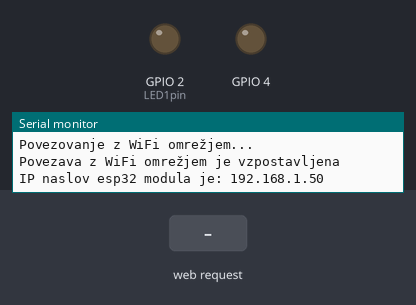
Recording of a program running on a simulated ESP32. Shown: output pins drawn as LEDs (lit = HIGH), the last lines printed to the serial monitor. The inputs (shaded band) are chosen by the test bench. WiFi joins after 1.5 s; servers stay silent unless stated.

Above: at 4.2 s.
4.3 s: HTTP request GET /1 received
At 4.6 s:
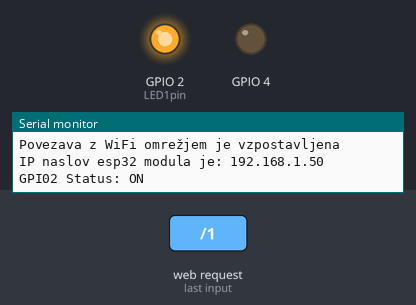
5.8 s: HTTP request GET /0 received
At 6.9 s:
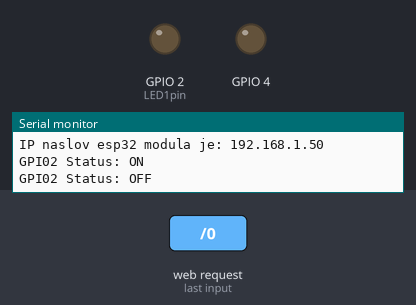
Timing chart, 0 to 8.8 s (numbered marks = the images above; inputs shaded):
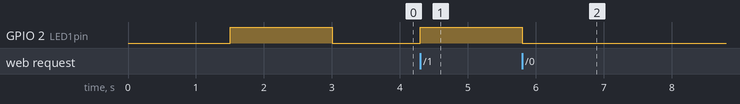

The program:

main.cpp
```cpp
#include <Arduino.h>
#include "WiFi.h"
#include "WebServer.h"

const char* ssid = "kresilnik";
const char* password = "bled2024";

WebServer server (80);
uint8_t LED1pin=2;
bool LED1status=LOW;
// vsebina HTML strani, ki se bo posredovala iz nasega esp32 spletnega streznika na
// brskalnik klienta, tu lahko dodamo tudi CSS
// nasa spletna stran bo spravljena v spremenljivki HTML tipa string

String HTML1 = "<!DOCTYPE html>\n\
<html lang='sl'>\n\
<head>\n\
    <meta charset='UTF-8'>\n\
    <meta name='viewport' content='width=device-width, initial-scale=1.0'>\n\
    <title>esp32</title>\n\
</head>\n\
<body>\n\
    <h1>Prejet ukaz za vklop LED diode</h1>\n\
</body>\n\
</html>\n\
";

String HTML0 = "<!DOCTYPE html>\n\
<html lang='sl'>\n\
<head>\n\
    <meta charset='UTF-8'>\n\
    <meta name='viewport' content='width=device-width, initial-scale=1.0'>\n\
    <title>esp32</title>\n\
</head>\n\
<body>\n\
    <h1>Prejet ukaz za izklop LED diode</h1>\n\
</body>\n\
</html>\n\
";

String HTML3 = "<!DOCTYPE html>\n\
<html lang='sl'>\n\
<head>\n\
    <meta charset='UTF-8'>\n\
    <meta name='viewport' content='width=device-width, initial-scale=1.0'>\n\
    <title>esp32</title>\n\
</head>\n\
<body>\n\
    <h1>Strežnik je zagnan. V brskalnik vpišete http://192.168.1.147/1 ali http://192.168.1.147/0, t.j. /1 ali /0 na koncu. Uporabimo http ne https (brez s)</h1>\n\
</body>\n\
</html>\n\
";
void handle_root(){
  server.send(200, "text/html;charset=utf-8", HTML3);
}

void handle_1() {
  LED1status=HIGH;
  Serial.println("GPI02 Status: ON");
  server.send(200, "text/html", HTML1); // ob zahtevi (request) "/1" bomo posredovali spletno stran ki je v string spremenljivki HTML1
}

void handle_0() {
  LED1status=LOW;
  Serial.println("GPI02 Status: OFF");
  server.send(200, "text/html", HTML0);
}

void handle_NotFound() {
  LED1status=LOW;
  server.send(404, "text/html", "Spletna stran ni bila najdena");
}

void setup() {
  // put your setup code here, to run once:
  // tu zapišemo kodo, ki se izvede le enkrat - nastavitve
  Serial.begin(115200);


  WiFi.begin(ssid,password);

  while (WiFi.status() != WL_CONNECTED)
  {
    delay(500);
    Serial.println("Povezovanje z WiFi omrežjem...");
  }

  Serial.println("Povezava z WiFi omrežjem je vzpostavljena");
  Serial.print("IP naslov esp32 modula je: ");
  Serial.println(WiFi.localIP());

  server.on("/", handle_root);
  server.on("/1", handle_1); // ko vpisemo http://192.168.1.195/1 -> sprozimo funkcijo handle_1
  server.on("/0", handle_0);
  server.onNotFound(handle_NotFound);
  server.begin();

  pinMode(2, OUTPUT);
  pinMode(4,OUTPUT);
  digitalWrite(2, HIGH); // na nožici 2 zapišemo visoko vrednost - LED zasveti
  delay(500);
  digitalWrite(4, LOW);
  delay(500); // zakasnitev izvedbe programa za specificiran čas v milisekundah, 1000 ms = 1 s
  digitalWrite(2, HIGH); // na nožici 2 zapišemo nizko vrednost - LED ugasne
  delay(500); // zakasnitev izvedbe programa za specificiran čas v milisekundah, 1000 ms = 1 s
  digitalWrite(4, LOW);
}


void loop() {
  server.handleClient();

  if(LED1status) {
    digitalWrite(LED1pin, HIGH);
  } else {
    digitalWrite(LED1pin, LOW);
  }
} 
```

Measured:
- after the input at 4.3 s, GPIO 2 (LED1pin): LOW → HIGH at once
- after the input at 5.8 s, GPIO 2 (LED1pin): HIGH → LOW at once
